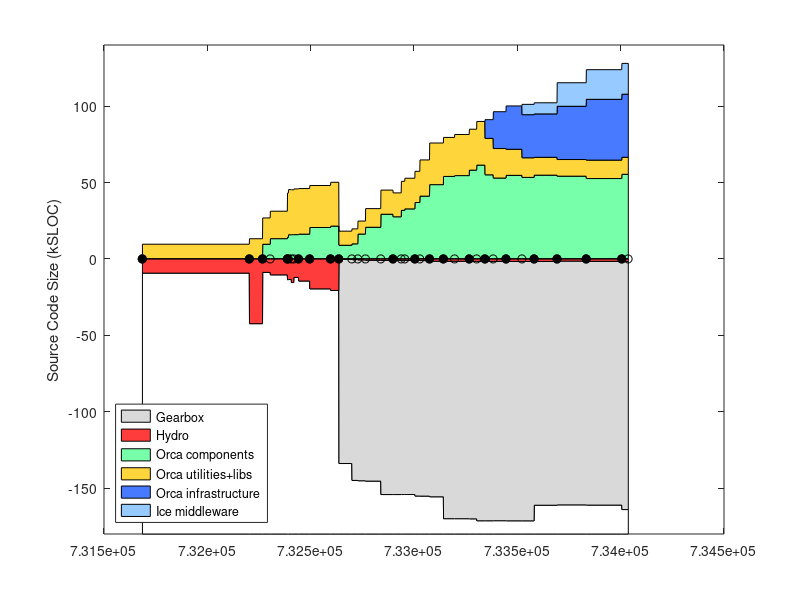

Here is the MATLAB script that generated this plot: (Note: this script raises an error after producing the figure.)
% keep track of orca project size using sloccount
clear all

%%%%%%%%%% DATA %%%%%%%%%%%%%%%%%%%%

% include/* except: include/{Freeze IceSSL IcePatch2}
% src/{Ice Slice IceGrid icecpp IceStorm slice2cpp IceUtil IceBox IceXML}
%  Sice212 = [
%  (7842-1000) + (22093+18419+11499+10568+4392+4200+4252+567+316)
%  ];
%  Sice301 = [
%  (8164-1000) + (23018+19384+19169+10596+4479+4343+4308+622+319)
%  ];
% same as above, but now also add Java:
% src/{IceInternal Ice IceUtil IceBox}
%  Sice310 = [
%  (8810-1200) + (24275+20494+22689+10587+4569+4877+4770+667+319) + (13190+6915+1262+493)
%  ];
%  Sice311 = [
%  (8950-1275) + (24511+20505+22898+10590+4600+4884+4782+683+323) + (13266+6929+1262+504)
%  ];

% it's much easier to count the whole of Ice (we use most of it anyway)
% sloccount include/ src/
% (this does not account for .ice files in [ice]/slice/* but it's a small fraction of total)
% c_count slice/*/*.ice
Sice212 = 133523;
Sice301 = 144513;
Sice310 = 153243;
Sice311 = 154145;
Sice320 = 168475;
Sice321 = 169725;
% sloccount cpp/include/ cpp/src/
Sice330 = 159523;
Sice331 = 162357;

% indeces
iyy=1;
imm=2;
idd=3;
iver=4;
isub=5;
ibase=6;
icomp=7;
iutil=8;
iad=9;
icrp=10;

% the old way to count lines in *.ice files:
% rename them to *.cpp like this:
% $cd src/interfaces/slice/orca; for file in *; do mv $file `echo $file | sed s/.ice/.cpp/`; done
Sorca = [ ...
% YY    MM  DD  ?   SUB     BASE    COMP   UTILS   A&D  COMMON  VERSION
% 0.8.6: a single distro, divide in halves arbitrarily
2003     4  14  1   0       18930/2 18930/2  0      0   0    % 0.8.6 (last change in doc/ChangeLog
% BASE: orca-base
% COMP: sloccount orca-components/src/components
% UTIL: slocc orca-components/src/util
2004     9  13  1   0       42543   13047   0       0   0   % 0.11.0
2004    11  16  1   0       8963    17208   9441    0   0   % 0.12.0
2004    12  23  0   0       10596   17965   13094   0   0   % 0.12.1
2005     3  16  1   0       13767   28881   14005   0   0   % 0.13.0
2005     3  21  0   0       13620   29524   15665   0   0   % 0.13.1
2005     4   4  0   0       15630   29345   15727   0   0   % 0.13.2
2005     4  16  0   0       12283   29897   15724   0   0   % 0.13.3
2005     5   9  1   0       14639   29838   16056   0   0   % 0.14.0
2005     7   2  1   0       19751   27479   20395   0   0   % 0.15.0
2005    10  11  1   0       20818   28675   21303   0   0   % 1.0.0
% BASE: c_count src/interfaces/slice/orca/*.ice
% COMP: sloccount src/components
% UTIL: sloccount src/utils
2005    11  20  1   Sice212 530    9226         8781        0    0   % 2.0.0-rc1
2006     1  22  0   Sice301 596    9801         9695        0    0   % 2.0.0-rc2
% UTIL-IN-COMP: sloccount components/log*
% COMP: sloccount components MINUS UTIL-IN-COMP
% UTIL: sloccount utils PLUS UTIL-IN-COMP
2006     2  20  0   Sice301 813    9867-1372    14734+1372  0    0  % 2.0.0-rc3
% UTIL-IN-COMP: sloccount components/orcaview* components/log*
2006     3  29  0   Sice301 1052   14625-2421   18131+2421  0    0  % 2.0.0-rc4
2006     6  11  0   Sice310 1116   19999-4215   24867+4215  0    0  % 2.0.0-rc5
2006     8   9  1   Sice310 1116   19979-4348   23066+4348  0    0  % 2.0.0
2006     9  18  0   Sice310 1094   19317-329    31304+329   0    0  % 2.0.1
2006    10   5  0   Sice310 1094   20384-329    32255+329   0    0  % 2.0.2
2006    11  23  1   Sice311 1178   21408-1001   35768+1001  0    0  % 2.1.0
% BASE: c_count src/interfaces/slice/orca/*.ice
% COMP: sloccount src/components
% UTIL: sloccount src/utils src/libs
2006    12  17  0   Sice311 1240    23701   40914  0     0 % 2.1.1
2007     2   2  1   Sice311 1671    27238   48446  0     0 % 2.2.0
2007     4  10  1   Sice320 1671    25512   53828  0     0 % 2.3.0
2007     6   3  0   Sice320 1682    26905   54359  0     0 % 2.4.0
2007     8  13  1   Sice320 1772    26795   57918  0     0 % 2.5.0
2007     9  18  0   Sice321 1787    28573   61216  0     0 % 2.6.0
% A&D: Hydro: sloccount src
2007    10  28  1   Sice321 1787    23840   54879  12251  0     % 2.7.0
2007    12   7  0   Sice321 1750    19312   52762  24104  0     % 2.8.0
2008     2   7  1   Sice321 1811    17083   54520  28341  0     % 2.9.0
% COMMON: Gearbox: sloccount src
% YY    MM  DD  ?   SUB     BASE    COMP    UTILS  A&D   COMMON VERSION
2008     4  24  0   Sice321 1825    12851   53186  28196  6750  % 2.10.0 (G 1.0.0)
2008     6  22  1   Sice330 1819    11680   54648  28410  7277  % 2.11.0 (G 1.0.0)
2008    10  11  1   Sice330 1583    10890   53989  34849  15399 % 2.12.0 (G 8.07)
2009     3   1  1   Sice330 1734    12056   52437  39779  19402 % 2.13.0 (G 9.02)
% BASE: c_count src/interfaces/slice/orca/*.ice
% COMP: sloccount src/components
% UTIL: sloccount src/utils src/libs
% A&D: Hydro: sloccount src/hydro*
2009     8  20  1   Sice331 1830    11158   55205  41276  20160 % 9.07 (G 9.02)
];
Vorca ={'0.8.6', '0.11.0', '0.12.0', '0.12.1', '0.13.0', '0.13.1', '0.13.2', '0.13.3', '0.14.0', '0.15.0', '1.0.0', ...
    '2.0.0-rc1', '2.0.0-rc2', '2.0.0-rc3', '2.0.0-rc4', '2.0.0-rc5', '2.0.0', '2.0.1', '2.0.2', '2.1.0', '2.1.1', ...
    '2.2.0', '2.3.0', '2.4.0', '2.5.0', '2.6.0', '2.7.0', '2.8.0', '2.9.0', '2.10.0', '2.11.0', '2.12.0', '2.13.0', ...
    '9.08' }';

% add a dummy release just for display
Sorca(end+1,:) = Sorca(end,:);
Sorca(end,imm) = Sorca(end,imm)+1;
Sorca(end,iver) = 0;
Vorca{end+1} = 'dummy';

% convert dates
Torca = datenum(Sorca(:,iyy),Sorca(:,imm),Sorca(:,idd));

% 2nd digit releases
i2 = (Sorca(:,iver)==1);
Torca2 = Torca(i2);
Vorca2 = Vorca(i2);

% for comparison, ASN
%  Sasn = 90433;

Sgenom = [
% YY    MM  DD  ? SUB   BASE    COMP    UTIL    VERSION
% SUB : cd pocolibs-2.3; sloccount include src
% BASE: cd genom-2.0; sloccount include src
% COMP: 0
% UTIL: 0
2007    8   31  1  9786    11368   0   0       % 2.0
];

Splayer = [
% YY    MM  DD  ?   SUB     BASE                COMP       UTIL  VERSION
% BASE: (server-drivers)+client_libs
% COMP: drivers + utils
2002    12 04   1  0    (17331-12037)+9188      12037+2685 0    % 1.3.1
2003    7  15   1  0    (30452-24334)+12458     24334+3064 0    % 1.4-rc1
2003    12 07   1  0    (37378-30947)+13110     30947+9633 0    % 1.4-rc2
2004    5  31   1  0    (49225-42643)+13664     42643+3550 0    % 1.5
2004    11 12   1  0    (50758-43190)+13545     43190+4479 0    % 1.6
2005    1  31   0  0    (52069-44517)+13576     44517+4662 0    % 1.6.2
2005    7  28   0  0    (53348-45686)+14300     45686+5188 0    % 1.6.5
% BASE: (libplayercore-./bindings) + client_libs + (libplayertcp-./bindings)
% note: libplayerxdr is autogenerated
% COMP: server + utils
2005    10 25   0  0    (4866-0)+7560+(1391-0)  46474+5725  0   % 2.0pre7
% SUB : 0
% BASE: sloccount libplayercore client_libs libplayertcp
%           MINUS sloccount libplayercore/bindings/ libplayertcp/bindings
% note: libplayerxdr is autogenerated
% COMP: sloccount server
% UTIL: sloccount utils PLUS stage/src
% YY    MM  DD  ?   SUB     BASE                COMP       UTIL  VERSION
2006    2  28   1  0    63992-47749-1291        54704       0     % 2.0.0
2006    3  25   1  0    65606-48912-1291        53033       0     % 2.0.1
2006    6   9   1  0    69083-51546-1319        61421       0     % 2.0.2
2006    9  26   1  0    69388-51546-1319        64088       13606       % 2.0.3
2007    5   2   1  0    69602-51686-1359        58396       9589+13606  % 2.0.4
2007   12  13   1  0    34980-2039              74385       11417+15464 % 2.1.0rc1
2008    6  20   1  0    25068-109               85020       12150+15464 % 2.1.0
2009    2  18   1  0    26362-109               92554       12194+15464 % HEAD
2009   11   7   1  0    26483-109              100295       12194+15464 % HEAD
];
Tplayer = datenum(Splayer(:,1),Splayer(:,2),Splayer(:,3));

Saria = [
% YY    MM  DD  ? SUB   BASE    COMP    UTIL    VERSION
% SUB : 0
% BASE: sloccount ArNetworking/include/ ArNetworking/src/
% COMP: sloccount include src
% UTIL: 0
2007    2   20  1  0    15854   45965   0       % 2.5.1
];

Scarmen = [
% YY    MM  DD  ?   SUB     BASE    COMP                    UTIL   VERSION
% SUB : cd src; sloccount ipc
% BASE: sloccount carmenpp global java python
% COMP: sloccount src MINUS all other
% UTIL: sloccount logger logtools mapeditor param_daemon robotgui simulator
2007    8   15  1  24965    12032   107745-24965-12032-19629  19629   % 0.6.7
];

Sorocos = [
% YY    MM  DD  ?   SUB     BASE    COMP                        UTIL   VERSION
% SUB : cd ACE_wrappers; sloccount ace PLUS sloccount TAO/tao/
% BASE: ?
% LIBS: sloccount orocos-bfl-[VERSION]-src/src PLUS sloccount kdl-[VERSION]/kdl
% COMP: sloccount orocos-rtt-[VERSION]/src PLUS cd orocos-ocl-[VERSION]; sloccount hardware motion_control
% UTIL: cd orocos-ocl-[VERSION]; sloccount taskbrowser signals deployment reporting viewer ocl
2007    8   15  1  160300+237011   0   (7767+12865)+(48971+20068)    5104   % ace-5.5, tao-1.5, rtt-1.2.1, bfl-0.6.1, kdl-0.4, ocl-0.4.1
];

Syarp = [
% YY    MM  DD  ?   SUB  BASE     COMP       UTIL   VERSION
% SUB : 0
% BASE: sloccount libYARP_OS libYARP_OS_compat
% COMP: sloccount yarpdev libYARP_dev libYARP_math libYARP_sig libYARP_sig_compat
% UTIL: sloccount yarp-imageviewer modules
2007    7   26  1  0     21633   23528    1613   % 2.1.6
];

% YY    MM  DD  ?   SUB  BASE     COMP       UTIL
% SUB : 0
% BASE: 0
% COMP: sloccount . (matlab files will not be counted)
% UTIL: 0
Sopenslam = [
2007    8   16  1   0    0        23719      0
];

%%%%%%%%%% PLOTTING %%%%%%%%%%%%%%%%%%%%

Smax = 180;
d0 = [Torca Torca+1]'; d0=d0(:); d0(1)=[];
d1 = Smax-Sorca(:,isub)-Sorca(:,ibase); d1 = [d1 d1]'; d1=d1(:); d1(end)=[];
d2 = Sorca(:,isub); d2 = [d2 d2]'; d2=d2(:); d2(end)=[];
d3 = Sorca(:,ibase); d3 = [d3 d3]'; d3=d3(:); d3(end)=[];
d4 = Sorca(:,icomp); d4 = [d4 d4]'; d4=d4(:); d4(end)=[];
d5 = Sorca(:,iutil); d5 = [d5 d5]'; d5=d5(:); d5(end)=[];
d6 = Sorca(:,iad); d6 = [d6 d6]'; d6=d6(:); d6(end)=[];
d7 = Sorca(:,icrp); d7 = [d7 d7]'; d7=d7(:); d7(end)=[];

figure(1), clf
ha=area( d0, [d1 d2 d3 d5 d4 d6 d7]/1e3, -Smax ); hold on
plot( Torca, 0*Torca, 'k-o' )
h2=plot( Torca2, 0*Torca2, 'ko' );
set(h2,'markerfacecolor','k')
ylabel('Source Code Size (kSLOC)')

% colors
white = 1*[1 1 1];
gray = .85*[1 1 1];
red = min(255,[255 0 0]+60)/255;
orange = min(255,[255 153 0]+60)/255;
green = min(255,[60 255 109]+60)/255;
dblue = min(255,[51 102 255]+20)/255;
lblue = min(255,[51 102 255]+100)/255;

set(ha(1),'facecolor', white);
set(ha(2),'facecolor', gray);
set(ha(3),'facecolor', red);
set(ha(4),'facecolor', green);
set(ha(5),'facecolor', orange);
set(ha(6),'facecolor', dblue);
set(ha(7),'facecolor', lblue);
ha(1)=[];
legend(fliplr(ha),'Gearbox','Hydro','Orca components','Orca utilities+libs','Orca infrastructure','Ice middleware', 'Location','SouthWest')
%  xlim(datenum([2004;2005],[7;7],[1;1]) )
ylim([-Smax 140])
ax=axis;
%  xlim( [ax(1) datenum([2006 12 31])] )
ax=axis;
% label releases
mark('x', Torca2 )
i2odd = (1:2:length(Torca2));
ht = text(Torca2(i2odd)+5,.04*ax(4)*ones(length(i2odd),1),Vorca2(i2odd));
set(ht,'fontsize',8)
i2even = (2:2:length(Torca2));
ht = text(Torca2(i2even)+5,.08*ax(4)*ones(length(i2even),1),Vorca2(i2even));
set(ht,'fontsize',8)
datetick( 'x', 12 )
hp = plot( Tplayer, -Splayer(:,ibase)/1e3, 'k--o', Tplayer, Splayer(:,icomp)/1e3, 'k--o' );
set(hp, 'color', .5*[1 1 1] )
hpt = text( Tplayer(2), -Splayer(2,ibase)/1e3-8, 'Player infrastructure');
set(hpt, 'color', .5*[1 1 1] )
hpt = text( Tplayer(2), (Splayer(2,icomp)+Splayer(2,iutil))/1e3-5, 'Player "components+utils"');
set(hpt, 'color', .5*[1 1 1] )
%mark('y', Dasn(1,1)/1e3 );
%text( datenum([2003 5 1]), Dasn(1,1)/1e3, 'ASN')
xlabel('Releases')
title('http://orca-robotics.sf.net')

ht=text(datenum(2003,7,1),-Smax+15, '*   generated using David A. Wheeler`s SLOCCount' );
set(ht,'fontsize',8)
ht=text(datenum(2003,7,1),-Smax+5, '** see data in [ORCA]/scripts/matlab/sloccount/slocs.m' );
set(ht,'fontsize',8)

xlim( [ax(1) datenum([2010 2 1])] )
